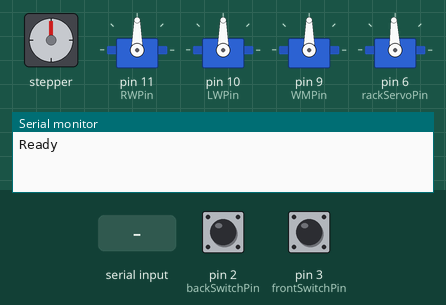
The sketch below on a simulated Arduino Uno, built with avr-gcc and run on an emulated ATmega328P. On the bench: stepper motor, 4 × servo, the last lines printed to the serial monitor. Wiring (inferred from the names in the program): stepper motor driver (200 steps per turn assumed): step pin 12; direction pin 13. The test bench sets the inputs (shaded band); at power-on: pin 2 (backSwitchPin) LOW, pin 3 (frontSwitchPin) LOW.

Above: at 1.2 s.
1.3 s: "w\n" received over Serial
At 2.0 s:
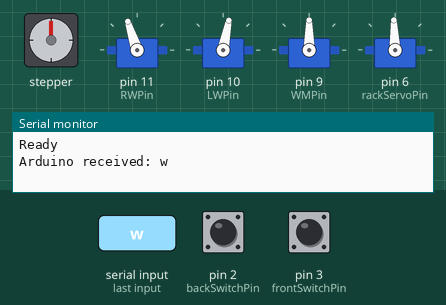
2.8 s: "a\n" received over Serial
At 3.2 s:
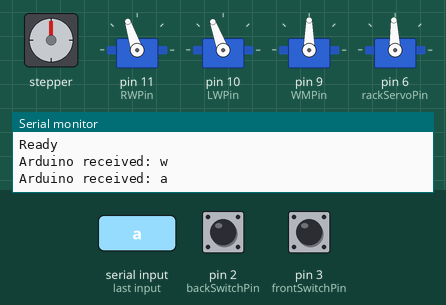
4.3 s: pin 2 (backSwitchPin) pulled HIGH for 0.15 s
At 5.4 s:
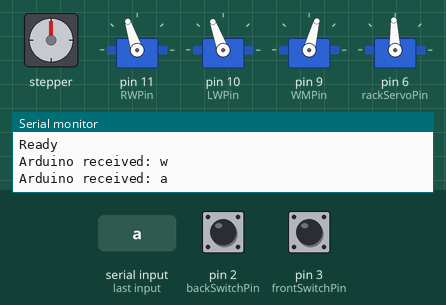
5.9 s: "s\n" received over Serial
At 6.7 s:
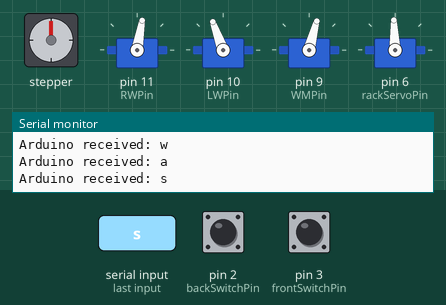
7.4 s: pin 3 (frontSwitchPin) pulled HIGH for 0.15 s
At 7.8 s:
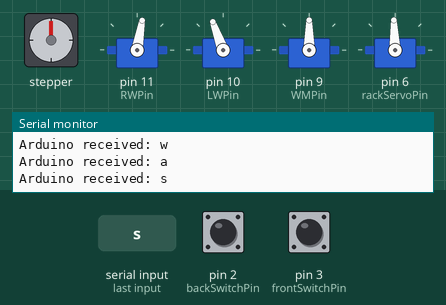
9.0 s: "d\n" received over Serial
At 10.3 s:
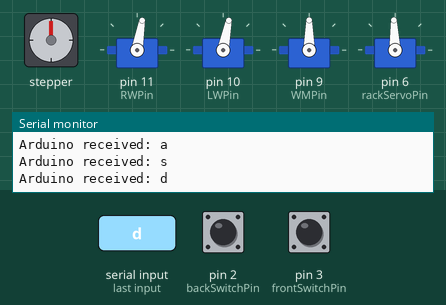
Timing chart, 0 to 11.5 s (numbered marks = the images above; inputs shaded):
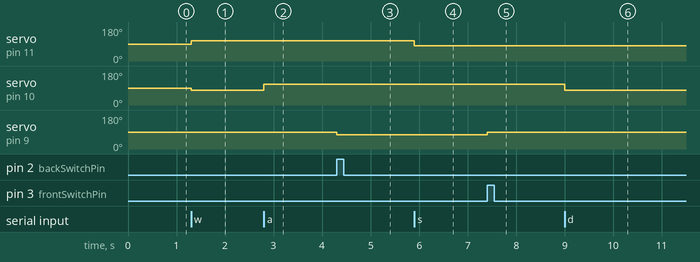

Measured:
- after the input at 1.3 s, servo on pin 11 (RWPin): 90° → 108° at once; servo on pin 10 (LWPin): 90° → 79° at once
- after the input at 2.8 s, servo on pin 10 (LWPin): 79° → 110° at once
- after the input at 4.3 s, servo on pin 9 (WMPin): 90° → 75° at once
- after the input at 5.9 s, servo on pin 11 (RWPin): 108° → 80° at once
- after the input at 7.4 s, servo on pin 9 (WMPin): 75° → 90° at once
- after the input at 9.0 s, servo on pin 10 (LWPin): 110° → 79° at once

The sketch:

kc_teleop.ino
```cpp
#include <Servo.h>
#include <SoftwareSerial.h>

int sensorPin = A0;
const int backSwitchPin = 2;
const int frontSwitchPin = 3;
const long debounce_ms = 200;
volatile bool shootFinish = false;
const int dirReloadPin = 13;
const int stepReloadPin = 12;

//int bluetoothTx = 7;
//int bluetoothRx = 8;
//SoftwareSerial bluetooth(bluetoothTx, bluetoothRx);

// Arduino uno 490 Hz pins: 3, 9, 10, 11
// Arduino uno 980 Hz pins: 5, 6
const int LWPin = 10;                   // right wheel pin
const int RWPin = 11;                   // left wheel pin
const int WMPin = 9;
const int rackServoPin = 6;
Servo RW; // Right wheel
Servo LW; // Left wheel
Servo WM; // Window motor
Servo RK; // Rack servo


// motor speeds
// These will need to be tuned as each direction of a motor is not consistant
int RW_FWD_max = 108;
int LW_FWD_max = 79;
int RW_REV_max = 80;
int LW_REV_max = 110;
int CW_max = 110;
int CCW_max = 75;
int neutral = 90;                       // the motor will do nothing, but will be powered
int RK_CW = 70;
int RK_stop = 92;
int RK_CCW = 115;

String commandString;
bool newCommand;

void driveForward() {
  RW.write(RW_FWD_max);
  LW.write(LW_FWD_max);
}
void driveReverse() {
  RW.write(RW_REV_max);
  LW.write(LW_REV_max);
}
void turnLeft() {
  RW.write(RW_FWD_max);
  LW.write(LW_REV_max);
}
void turnRight() {
  RW.write(RW_REV_max);
  LW.write(LW_FWD_max);
}
void driveStop() {
  RW.write(neutral);
  LW.write(neutral);
}
void moveRack(int dir, int time_ms) {
  if (dir == 1) {
    RK.write(RK_CW);
  }
  else {
    RK.write(RK_CCW);
  }
  delay(time_ms);
  RK.write(RK_stop);
}

void setup() {
  // put your setup code here, to run once:
  Serial.begin(9600);
//  bluetooth.begin(9600);
  while(!Serial);
  Serial.println("Ready");
  TCCR1B = TCCR1B & 0b11111000 | 0x04; // PWM Freq. at 122Hz

  RW.attach(RWPin);
  LW.attach(LWPin);
  RW.write(neutral);             // set motors to mid-point
  LW.write(neutral);
  WM.attach(WMPin);
  WM.write(neutral);
  RK.attach(rackServoPin);
  RK.write(RK_stop);

  pinMode(backSwitchPin,INPUT);
  pinMode(frontSwitchPin,INPUT);
  attachInterrupt(digitalPinToInterrupt(backSwitchPin),pin_ISR,RISING);
  attachInterrupt(digitalPinToInterrupt(frontSwitchPin),pin_ISR,RISING);

  pinMode(dirReloadPin,OUTPUT);
  pinMode(stepReloadPin,OUTPUT);
}

void loop() {
  // put your main code here, to run repeatedly:
//  if(bluetooth.available()) {
//    String command = bluetooth.readString();
//    Serial.println(command);
  if (newCommand) {
    String command = commandString;
    Serial.println("Arduino received: " + command);
    if(command=="w") {
      driveForward();
//      Serial.println("forward");
    }
    if(command=="a") {
      turnLeft();
//      Serial.println("left");
    }
    if(command=="s") {
      driveReverse();
//      Serial.println("reverse");
    }
    if(command=="d") {
      turnRight();
//      Serial.println("right");
    }
    if(command == "f") {
//      Serial.println("Shoot");
      shootBeanbag();
    }
    if(command == " ") {
      driveStop();
//      Serial.println("stop");
    }
    if(command == "t") {
      moveRack(1,100);
//      Serial.println("move pinion forward");
    }
    if(command == "g") {
      moveRack(0,100);
//      Serial.println("move pinion backward");
    }
    if(command == "y") {
      reload(1,400);
    }
    if(command == "h") {
      reload(0,400);
    }
    if(command == "z") {
      Serial.println(String(readSensor()));
    }
    newCommand = false;
    commandString = "";
  }
}

void reload(int dir, int time_ms) {
  if (dir == 1) {
    digitalWrite(dirReloadPin,HIGH);
  }
  else {
    digitalWrite(dirReloadPin,LOW);
  }
  tone(stepReloadPin,50,time_ms);
  delay(time_ms);
  digitalWrite(stepReloadPin,LOW);
}

float readSensor() {
  int sensorValue = analogRead(sensorPin);
  float Vout = (sensorValue/1024.0)*5.0;
  float range = ((Vout - 1.4)/(2.5-1.4))*(0.01-0.002) + 0.002;
  return(1/range);
}

void shootBeanbag() {
  WM.write(CW_max);
  while(!shootFinish);
  WM.write(neutral);
  shootFinish = false;
}

void pin_ISR() {
  static unsigned long last_interrupt_time = 0;
  unsigned long interrupt_time = millis();
  int backSwitchState = digitalRead(backSwitchPin);
  int frontSwitchState = digitalRead(frontSwitchPin);
  if(interrupt_time - last_interrupt_time > debounce_ms) {
    if (backSwitchState == HIGH) {
      WM.write(CCW_max);
    }
    else if (frontSwitchState == HIGH) {
      WM.write(neutral);
      shootFinish = true;
    }
    last_interrupt_time = interrupt_time;
  }
}

void serialEvent() {
  while (Serial.available()) {
    char inChar = (char)Serial.read();
    if (inChar == '\n') {
      newCommand = true;
      break;
    }
    commandString += inChar;
  }
}
```
